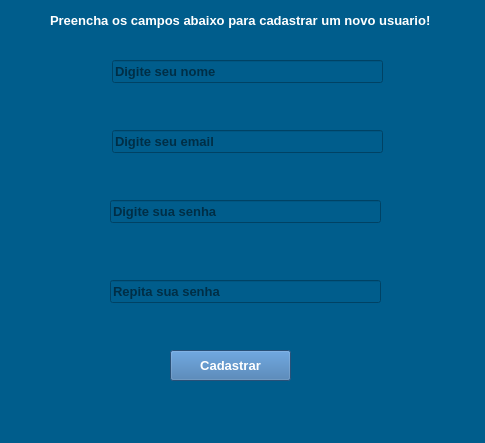
<?xml version="1.0" encoding="UTF-8"?>
<ui version="4.0">
 <class>MainWindow</class>
 <widget class="QMainWindow" name="MainWindow">
  <property name="geometry">
   <rect>
    <x>0</x>
    <y>0</y>
    <width>485</width>
    <height>443</height>
   </rect>
  </property>
  <property name="maximumSize">
   <size>
    <width>485</width>
    <height>443</height>
   </size>
  </property>
  <property name="font">
   <font>
    <family>Sarai</family>
    <pointsize>7</pointsize>
   </font>
  </property>
  <property name="contextMenuPolicy">
   <enum>Qt::NoContextMenu</enum>
  </property>
  <property name="windowTitle">
   <string>MainWindow</string>
  </property>
  <property name="styleSheet">
   <string notr="true">
background-color: rgb(0, 93, 140);</string>
  </property>
  <widget class="QWidget" name="centralwidget">
   <widget class="QLineEdit" name="lineEdit">
    <property name="geometry">
     <rect>
      <x>112</x>
      <y>60</y>
      <width>271</width>
      <height>23</height>
     </rect>
    </property>
    <property name="font">
     <font>
      <pointsize>10</pointsize>
      <weight>75</weight>
      <bold>true</bold>
     </font>
    </property>
    <property name="whatsThis">
     <string/>
    </property>
    <property name="styleSheet">
     <string notr="true"/>
    </property>
    <property name="inputMask">
     <string/>
    </property>
    <property name="text">
     <string notr="true"/>
    </property>
    <property name="dragEnabled">
     <bool>false</bool>
    </property>
    <property name="readOnly">
     <bool>false</bool>
    </property>
    <property name="placeholderText">
     <string>Digite seu nome </string>
    </property>
    <property name="cursorMoveStyle">
     <enum>Qt::LogicalMoveStyle</enum>
    </property>
   </widget>
   <widget class="QLineEdit" name="lineEdit_2">
    <property name="geometry">
     <rect>
      <x>112</x>
      <y>130</y>
      <width>271</width>
      <height>23</height>
     </rect>
    </property>
    <property name="font">
     <font>
      <pointsize>10</pointsize>
      <weight>75</weight>
      <bold>true</bold>
     </font>
    </property>
    <property name="styleSheet">
     <string notr="true"/>
    </property>
    <property name="placeholderText">
     <string>Digite seu email</string>
    </property>
   </widget>
   <widget class="QLineEdit" name="lineEdit_3">
    <property name="geometry">
     <rect>
      <x>110</x>
      <y>200</y>
      <width>271</width>
      <height>23</height>
     </rect>
    </property>
    <property name="font">
     <font>
      <pointsize>10</pointsize>
      <weight>75</weight>
      <bold>true</bold>
     </font>
    </property>
    <property name="styleSheet">
     <string notr="true"/>
    </property>
    <property name="echoMode">
     <enum>QLineEdit::Password</enum>
    </property>
    <property name="placeholderText">
     <string>Digite sua senha</string>
    </property>
   </widget>
   <widget class="QLineEdit" name="lineEdit_4">
    <property name="geometry">
     <rect>
      <x>110</x>
      <y>280</y>
      <width>271</width>
      <height>23</height>
     </rect>
    </property>
    <property name="font">
     <font>
      <pointsize>10</pointsize>
      <weight>75</weight>
      <bold>true</bold>
     </font>
    </property>
    <property name="styleSheet">
     <string notr="true"/>
    </property>
    <property name="text">
     <string/>
    </property>
    <property name="echoMode">
     <enum>QLineEdit::Password</enum>
    </property>
    <property name="placeholderText">
     <string>Repita sua senha</string>
    </property>
   </widget>
   <widget class="QLabel" name="label">
    <property name="geometry">
     <rect>
      <x>50</x>
      <y>10</y>
      <width>401</width>
      <height>21</height>
     </rect>
    </property>
    <property name="font">
     <font>
      <pointsize>10</pointsize>
      <weight>75</weight>
      <bold>true</bold>
     </font>
    </property>
    <property name="styleSheet">
     <string notr="true">color: rgb(255, 255, 255);</string>
    </property>
    <property name="text">
     <string>Preencha os campos abaixo para cadastrar um novo usuario!</string>
    </property>
   </widget>
   <widget class="QPushButton" name="pushButton">
    <property name="geometry">
     <rect>
      <x>170</x>
      <y>350</y>
      <width>121</width>
      <height>31</height>
     </rect>
    </property>
    <property name="font">
     <font>
      <pointsize>10</pointsize>
      <weight>75</weight>
      <bold>true</bold>
     </font>
    </property>
    <property name="styleSheet">
     <string notr="true">background-color: rgb(56, 112, 168);
color: rgb(255, 255, 255);</string>
    </property>
    <property name="text">
     <string>Cadastrar</string>
    </property>
   </widget>
   <widget class="QLabel" name="label_2">
    <property name="geometry">
     <rect>
      <x>120</x>
      <y>320</y>
      <width>261</width>
      <height>20</height>
     </rect>
    </property>
    <property name="font">
     <font>
      <pointsize>10</pointsize>
      <weight>75</weight>
      <bold>true</bold>
     </font>
    </property>
    <property name="text">
     <string/>
    </property>
   </widget>
  </widget>
  <widget class="QMenuBar" name="menubar">
   <property name="geometry">
    <rect>
     <x>0</x>
     <y>0</y>
     <width>485</width>
     <height>20</height>
    </rect>
   </property>
  </widget>
  <widget class="QStatusBar" name="statusbar"/>
 </widget>
 <resources/>
 <connections/>
</ui>
